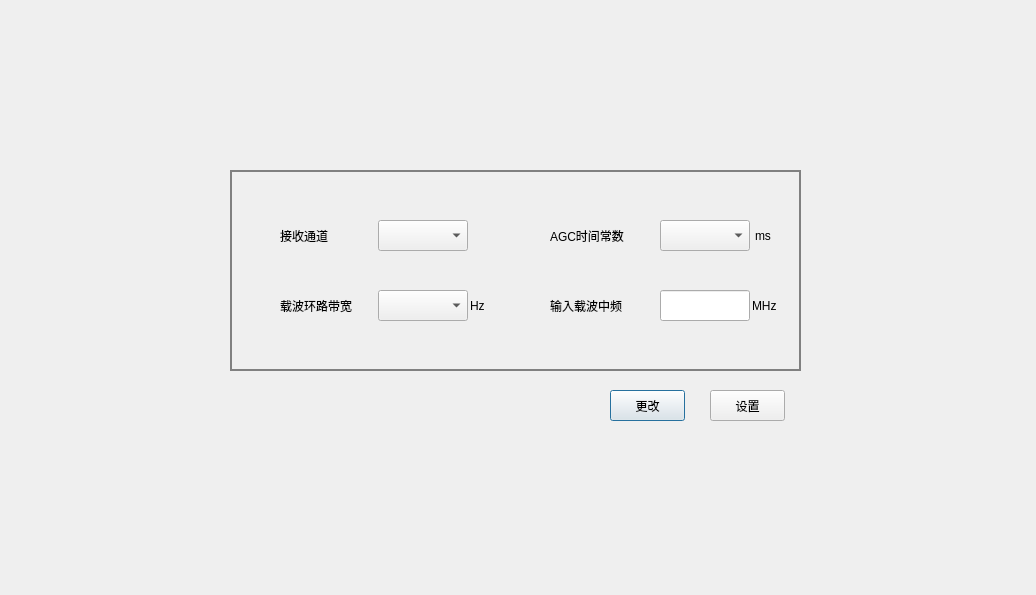
<?xml version="1.0" encoding="UTF-8"?>
<ui version="4.0">
 <class>USBBBE_TMCJRecSetGUIDlg</class>
 <widget class="QDialog" name="USBBBE_TMCJRecSetGUIDlg">
  <property name="geometry">
   <rect>
    <x>0</x>
    <y>0</y>
    <width>1036</width>
    <height>595</height>
   </rect>
  </property>
  <property name="windowTitle">
   <string>DDTBBE_CodFrmSynSetGUIDlg</string>
  </property>
  <property name="styleSheet">
   <string notr="true">QGroupBox
{
	border-width:2px;
	border-style:solid;
	border-color:gray;
	margin-top:1ex;
}

QGroupBox::title
{
	subcontrol-origin:margin;
	subcontrol-position:top left;
	left:10px;
	padding: 0px;
}</string>
  </property>
  <widget class="QGroupBox" name="groupBox">
   <property name="geometry">
    <rect>
     <x>230</x>
     <y>170</y>
     <width>571</width>
     <height>201</height>
    </rect>
   </property>
   <property name="title">
    <string/>
   </property>
   <widget class="QLabel" name="label_RecieveChannel">
    <property name="geometry">
     <rect>
      <x>50</x>
      <y>50</y>
      <width>100</width>
      <height>31</height>
     </rect>
    </property>
    <property name="text">
     <string>接收通道</string>
    </property>
   </widget>
   <widget class="QLabel" name="label_AGCTime">
    <property name="geometry">
     <rect>
      <x>320</x>
      <y>50</y>
      <width>100</width>
      <height>31</height>
     </rect>
    </property>
    <property name="text">
     <string>AGC时间常数</string>
    </property>
   </widget>
   <widget class="QLabel" name="label_CodeBn">
    <property name="geometry">
     <rect>
      <x>50</x>
      <y>120</y>
      <width>100</width>
      <height>31</height>
     </rect>
    </property>
    <property name="text">
     <string>载波环路带宽</string>
    </property>
   </widget>
   <widget class="QLabel" name="label_InputWavF">
    <property name="geometry">
     <rect>
      <x>320</x>
      <y>110</y>
      <width>100</width>
      <height>51</height>
     </rect>
    </property>
    <property name="text">
     <string>输入载波中频</string>
    </property>
   </widget>
   <widget class="QComboBox" name="comboBox_RecieveChannel">
    <property name="geometry">
     <rect>
      <x>148</x>
      <y>50</y>
      <width>90</width>
      <height>31</height>
     </rect>
    </property>
   </widget>
   <widget class="QComboBox" name="comboBox_CodeBn">
    <property name="geometry">
     <rect>
      <x>148</x>
      <y>120</y>
      <width>90</width>
      <height>31</height>
     </rect>
    </property>
   </widget>
   <widget class="QComboBox" name="comboBox_AGCTime">
    <property name="geometry">
     <rect>
      <x>430</x>
      <y>50</y>
      <width>90</width>
      <height>31</height>
     </rect>
    </property>
   </widget>
   <widget class="QLabel" name="label_5">
    <property name="geometry">
     <rect>
      <x>525</x>
      <y>50</y>
      <width>22</width>
      <height>31</height>
     </rect>
    </property>
    <property name="text">
     <string>ms</string>
    </property>
   </widget>
   <widget class="QLabel" name="label_6">
    <property name="geometry">
     <rect>
      <x>240</x>
      <y>120</y>
      <width>22</width>
      <height>31</height>
     </rect>
    </property>
    <property name="text">
     <string>Hz</string>
    </property>
   </widget>
   <widget class="QLabel" name="label_7">
    <property name="geometry">
     <rect>
      <x>522</x>
      <y>120</y>
      <width>31</width>
      <height>31</height>
     </rect>
    </property>
    <property name="text">
     <string>MHz</string>
    </property>
   </widget>
   <widget class="QLineEdit" name="lineEdit_InputWavF">
    <property name="geometry">
     <rect>
      <x>430</x>
      <y>120</y>
      <width>90</width>
      <height>31</height>
     </rect>
    </property>
   </widget>
  </widget>
  <widget class="QPushButton" name="pushButton_Modify">
   <property name="geometry">
    <rect>
     <x>610</x>
     <y>390</y>
     <width>75</width>
     <height>31</height>
    </rect>
   </property>
   <property name="text">
    <string>更改</string>
   </property>
  </widget>
  <widget class="QPushButton" name="pushButton_Set">
   <property name="geometry">
    <rect>
     <x>710</x>
     <y>390</y>
     <width>75</width>
     <height>31</height>
    </rect>
   </property>
   <property name="text">
    <string>设置</string>
   </property>
  </widget>
 </widget>
 <resources/>
 <connections/>
</ui>
